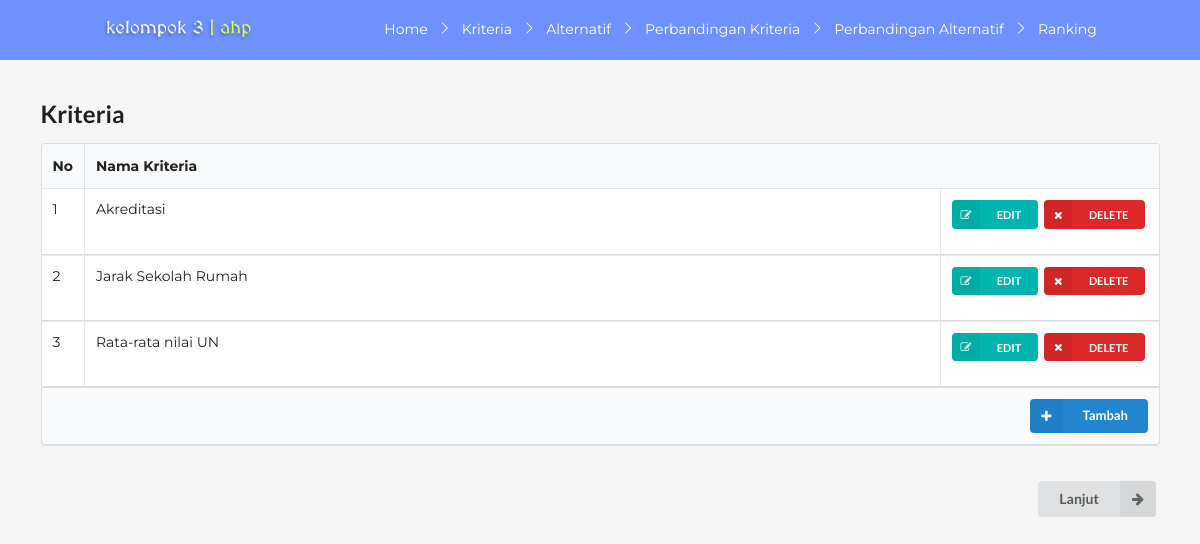
Page /kriteria.php on the committed database.
### tables this page shows
CREATE TABLE `kriteria` (
  `id` int(11) NOT NULL,
  `nama` varchar(20) NOT NULL
);

### kriteria.php (the view, shortened to what this page needs)
<head>
	<link rel="stylesheet" type="text/css" href="semantic/dist/semantic.min.css">
</head>
<?php
	include('fungsi.php');
	include('navbar.php');
?>
<section class="content container mt-5">
	<h2 class="ui header">Kriteria</h2>
	<table class="ui celled table">
		<thead>
			<tr>
				<th class="collapsing">No</th>
				<th colspan="2">Nama Kriteria</th>
			</tr>
		</thead>
		<tbody>
		<?php
			$query = "SELECT id,nama FROM kriteria ORDER BY id";
			$result	= mysqli_query($koneksi, $query);
			$i = 0;
			while ($row = mysqli_fetch_array($result)) {
				$i++;
		?>
			<tr>
				<td><?php echo $i ?></td>
				<td><?php echo $row['nama'] ?></td>
				<td class="right aligned collapsing">
					<form method="post" action="kriteria.php">
						<button type="submit" name="edit" class="ui mini teal left labeled icon button"><i class="right edit icon"></i>EDIT</button>
						<button type="submit" name="delete" class="ui mini red left labeled icon button"><i class="right remove icon"></i>DELETE</button>
					</form>
				</td>
			</tr>
	<?php } ?>
		</tbody>
		<tfoot class="full-width">
			<tr>
				<th colspan="3">
					<a href="tambah.php?jenis=kriteria">
						<div class="ui right floated small primary labeled icon button">
						<i class="plus icon"></i>Tambah
						</div>
					</a>
				</th>
			</tr>
		</tfoot>
	</table>
	<br>
	<form action="alternatif.php">
	<button class="ui right labeled icon button" style="float: right;">
		<i class="right arrow icon"></i>
		Lanjut
	</button>
	</form>
</section>

### css/style1.css (style rules this page uses)
body { margin: 0; padding: 0; background-color: #f5f5f5; font-family: 'Montserrat', sans-serif; }

### rows in the picture
kriteria: nama "Akreditasi"
kriteria: nama "Jarak Sekolah Rumah"
kriteria: nama "Rata-rata nilai UN"
